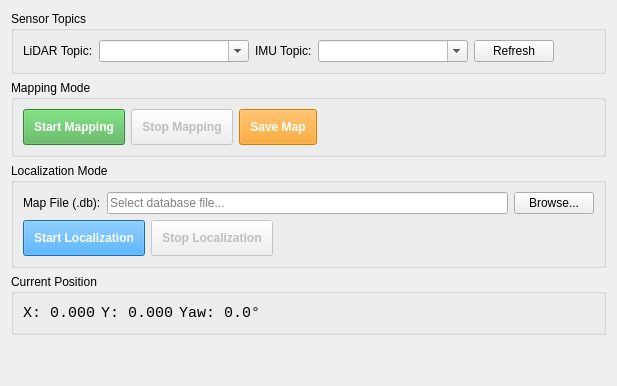
      <widget class="QWidget" name="tabRtabmap2D">
       <attribute name="title">
        <string>RTAB-Map 2D</string>
       </attribute>
       <layout class="QVBoxLayout" name="verticalLayout_rtabmap2d">
        <!-- Sensor Topics Group -->
        <item>
         <widget class="QGroupBox" name="groupRtabmap2DTopics">
          <property name="title">
           <string>Sensor Topics</string>
          </property>
          <layout class="QVBoxLayout" name="verticalLayout_rtabmap2d_topics_group">
           <item>
            <layout class="QHBoxLayout" name="horizontalLayout_rtabmap2d_topics">
             <item>
              <widget class="QLabel" name="lblRtabmap2DLidarTopic">
               <property name="text">
                <string>LiDAR Topic:</string>
               </property>
              </widget>
             </item>
             <item>
              <widget class="QComboBox" name="cmbRtabmap2DLidarTopic">
               <property name="minimumSize">
                <size>
                 <width>150</width>
                 <height>0</height>
                </size>
               </property>
               <property name="editable">
                <bool>true</bool>
               </property>
              </widget>
             </item>
             <item>
              <widget class="QLabel" name="lblRtabmap2DImuTopic">
               <property name="text">
                <string>IMU Topic:</string>
               </property>
              </widget>
             </item>
             <item>
              <widget class="QComboBox" name="cmbRtabmap2DImuTopic">
               <property name="minimumSize">
                <size>
                 <width>150</width>
                 <height>0</height>
                </size>
               </property>
               <property name="editable">
                <bool>true</bool>
               </property>
              </widget>
             </item>
             <item>
              <widget class="QPushButton" name="btnRefreshRtabmap2DTopics">
               <property name="text">
                <string>Refresh</string>
               </property>
               <property name="maximumSize">
                <size>
                 <width>80</width>
                 <height>16777215</height>
                </size>
               </property>
              </widget>
             </item>
             <item>
              <spacer name="horizontalSpacer_rtabmap2d_topics">
               <property name="orientation">
                <enum>Qt::Horizontal</enum>
               </property>
               <property name="sizeHint" stdset="0">
                <size>
                 <width>40</width>
                 <height>20</height>
                </size>
               </property>
              </spacer>
             </item>
            </layout>
           </item>
          </layout>
         </widget>
        </item>
        <!-- Mapping Group -->
        <item>
         <widget class="QGroupBox" name="groupRtabmap2DMapping">
          <property name="title">
           <string>Mapping Mode</string>
          </property>
          <layout class="QVBoxLayout" name="verticalLayout_rtabmap2d_mapping">
           <item>
            <layout class="QHBoxLayout" name="horizontalLayout_rtabmap2d_mapping">
             <item>
              <widget class="QPushButton" name="btnStartRtabmap2DMapping">
               <property name="text">
                <string>Start Mapping</string>
               </property>
               <property name="minimumSize">
                <size>
                 <width>0</width>
                 <height>32</height>
                </size>
               </property>
               <property name="styleSheet">
                <string>background-color: #4CAF50; color: white; font-weight: bold; padding: 10px;</string>
               </property>
              </widget>
             </item>
             <item>
              <widget class="QPushButton" name="btnStopRtabmap2DMapping">
               <property name="text">
                <string>Stop Mapping</string>
               </property>
               <property name="minimumSize">
                <size>
                 <width>0</width>
                 <height>32</height>
                </size>
               </property>
               <property name="enabled">
                <bool>false</bool>
               </property>
               <property name="styleSheet">
                <string>font-weight: bold; padding: 10px;</string>
               </property>
              </widget>
             </item>
             <item>
              <widget class="QPushButton" name="btnSaveRtabmap2DMap">
               <property name="text">
                <string>Save Map</string>
               </property>
               <property name="minimumSize">
                <size>
                 <width>0</width>
                 <height>32</height>
                </size>
               </property>
               <property name="enabled">
                <bool>false</bool>
               </property>
               <property name="styleSheet">
                <string>background-color: #FF9800; color: white; font-weight: bold; padding: 10px;</string>
               </property>
              </widget>
             </item>
             <item>
              <spacer name="horizontalSpacer_rtabmap2d_mapping">
               <property name="orientation">
                <enum>Qt::Horizontal</enum>
               </property>
               <property name="sizeHint" stdset="0">
                <size>
                 <width>40</width>
                 <height>20</height>
                </size>
               </property>
              </spacer>
             </item>
            </layout>
           </item>
          </layout>
         </widget>
        </item>
        <!-- Localization Group -->
        <item>
         <widget class="QGroupBox" name="groupRtabmap2DLoc">
          <property name="title">
           <string>Localization Mode</string>
          </property>
          <layout class="QVBoxLayout" name="verticalLayout_rtabmap2d_loc">
           <item>
            <layout class="QHBoxLayout" name="horizontalLayout_rtabmap2d_mappath">
             <item>
              <widget class="QLabel" name="lblRtabmap2DMapPath">
               <property name="text">
                <string>Map File (.db):</string>
               </property>
              </widget>
             </item>
             <item>
              <widget class="QLineEdit" name="txtRtabmap2DMapPath">
               <property name="placeholderText">
                <string>Select database file...</string>
               </property>
              </widget>
             </item>
             <item>
              <widget class="QPushButton" name="btnBrowseRtabmap2DMap">
               <property name="text">
                <string>Browse...</string>
               </property>
              </widget>
             </item>
            </layout>
           </item>
           <item>
            <layout class="QHBoxLayout" name="horizontalLayout_rtabmap2d_loc">
             <item>
              <widget class="QPushButton" name="btnStartRtabmap2DLoc">
               <property name="text">
                <string>Start Localization</string>
               </property>
               <property name="minimumSize">
                <size>
                 <width>0</width>
                 <height>32</height>
                </size>
               </property>
               <property name="styleSheet">
                <string>background-color: #2196F3; color: white; font-weight: bold; padding: 10px;</string>
               </property>
              </widget>
             </item>
             <item>
              <widget class="QPushButton" name="btnStopRtabmap2DLoc">
               <property name="text">
                <string>Stop Localization</string>
               </property>
               <property name="minimumSize">
                <size>
                 <width>0</width>
                 <height>32</height>
                </size>
               </property>
               <property name="enabled">
                <bool>false</bool>
               </property>
               <property name="styleSheet">
                <string>font-weight: bold; padding: 10px;</string>
               </property>
              </widget>
             </item>
             <item>
              <spacer name="horizontalSpacer_rtabmap2d_loc">
               <property name="orientation">
                <enum>Qt::Horizontal</enum>
               </property>
               <property name="sizeHint" stdset="0">
                <size>
                 <width>40</width>
                 <height>20</height>
                </size>
               </property>
              </spacer>
             </item>
            </layout>
           </item>
          </layout>
         </widget>
        </item>
        <!-- Position Display -->
        <item>
         <widget class="QGroupBox" name="groupRtabmap2DPos">
          <property name="title">
           <string>Current Position</string>
          </property>
          <layout class="QHBoxLayout" name="horizontalLayout_rtabmap2d_pos">
           <item>
            <widget class="QLabel" name="lblRtabmap2DPosX">
             <property name="text">
              <string>X: 0.000</string>
             </property>
             <property name="font">
              <font>
               <family>Monospace</family>
               <pointsize>11</pointsize>
              </font>
             </property>
            </widget>
           </item>
           <item>
            <widget class="QLabel" name="lblRtabmap2DPosY">
             <property name="text">
              <string>Y: 0.000</string>
             </property>
             <property name="font">
              <font>
               <family>Monospace</family>
               <pointsize>11</pointsize>
              </font>
             </property>
            </widget>
           </item>
           <item>
            <widget class="QLabel" name="lblRtabmap2DPosYaw">
             <property name="text">
              <string>Yaw: 0.0°</string>
             </property>
             <property name="font">
              <font>
               <family>Monospace</family>
               <pointsize>11</pointsize>
              </font>
             </property>
            </widget>
           </item>
           <item>
            <spacer name="horizontalSpacer_rtabmap2d_pos">
             <property name="orientation">
              <enum>Qt::Horizontal</enum>
             </property>
             <property name="sizeHint" stdset="0">
              <size>
               <width>40</width>
               <height>20</height>
              </size>
             </property>
            </spacer>
           </item>
          </layout>
         </widget>
        </item>
        <item>
         <spacer name="verticalSpacer_rtabmap2d">
          <property name="orientation">
           <enum>Qt::Vertical</enum>
          </property>
          <property name="sizeHint" stdset="0">
           <size>
            <width>20</width>
            <height>40</height>
           </size>
          </property>
         </spacer>
        </item>
       </layout>
      </widget>
